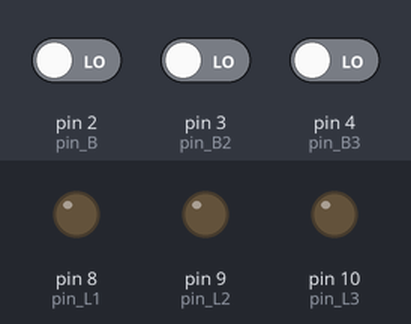
A sketch run on a simulated Arduino Uno, built with avr-gcc and run on an emulated ATmega328P. Shown: output pins drawn as LEDs (lit = HIGH). Inputs (shaded band) come from the test bench; at power-on: pin 2 (pin_B) LOW, pin 3 (pin_B2) LOW, pin 4 (pin_B3) LOW.

Above: at 1.2 s.
1.3 s: pin 2 (pin_B) driven HIGH
At 2.0 s:
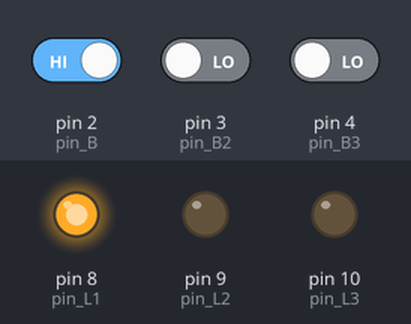
2.8 s: pin 3 (pin_B2) driven HIGH
At 3.2 s:
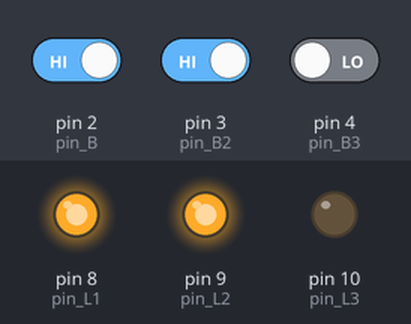
4.3 s: pin 4 (pin_B3) driven HIGH
At 5.5 s:
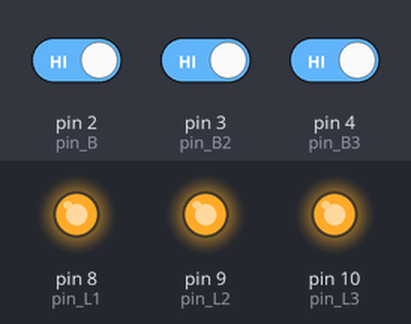
5.8 s: pin 2 (pin_B) driven LOW
At 6.7 s:
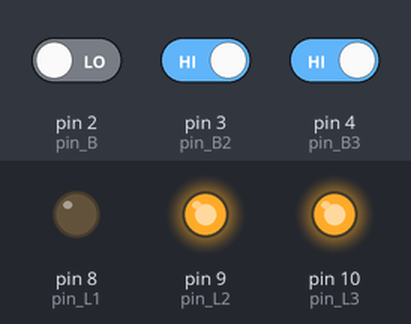
7.3 s: pin 3 (pin_B2) driven LOW
At 7.8 s:
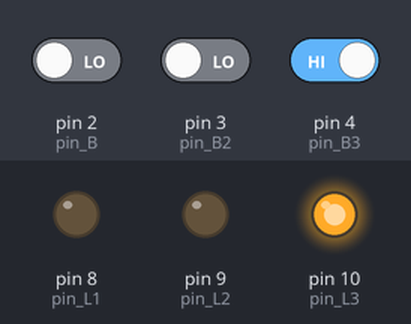
8.8 s: pin 2 (pin_B) driven HIGH
At 10.1 s:
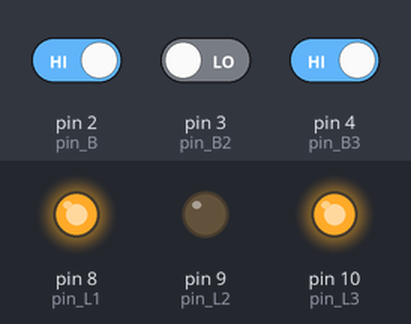
Timing chart, 0 to 11.3 s (numbered marks = the images above; inputs shaded):
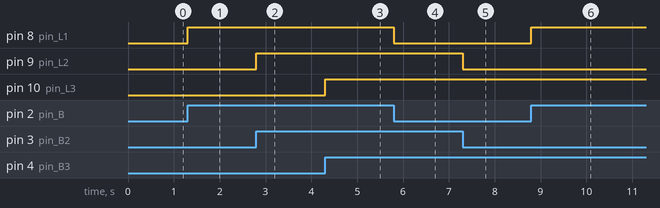

Measured:
- after the input at 1.3 s, pin 8 (pin_L1): LOW → HIGH at once
- after the input at 2.8 s, pin 9 (pin_L2): LOW → HIGH at once
- after the input at 4.3 s, pin 10 (pin_L3): LOW → HIGH at once
- after the input at 5.8 s, pin 8 (pin_L1): HIGH → LOW at once
- after the input at 7.3 s, pin 9 (pin_L2): HIGH → LOW at once
- after the input at 8.8 s, pin 8 (pin_L1): LOW → HIGH at once

The sketch:

atv1prova.ino
```cpp
const int pin_B = 2;
const int pin_B2 = 3;
const int pin_B3 = 4;
const int pin_L1 = 8;
const int pin_L2 = 9;
const int pin_L3 = 10;
//Declarando os pinos
void setup() {
pinMode(pin_B, INPUT);
pinMode(pin_B2, INPUT);
pinMode(pin_B3, INPUT);
pinMode(pin_L1, OUTPUT);
pinMode(pin_L2, OUTPUT);
pinMode(pin_L3, OUTPUT);
//Declarando entradas e saídas
}

void loop() {
bool B = digitalRead(pin_B);
bool B2 = digitalRead(pin_B2);
bool B3 = digitalRead(pin_B3);
//Declarando botões como bool, 1 ou 0, (verdadeiro ou falso)
if (B == 1){ //Se botão1 ligado, ligar Led1. Ao contrário: (else)
  digitalWrite(pin_L1, HIGH);
}
else{
  digitalWrite(pin_L1, LOW);
}
if (B2 == 1){ //Se botão2 ligado, ligar Led2. Ao contrário: (else)
  digitalWrite(pin_L2, HIGH);
}
else{
  digitalWrite(pin_L2, LOW);
}
if (B3 == 1){ //Se botão3 ligado, ligar Led3. Ao contrário: (else)
  digitalWrite(pin_L3, HIGH);
}
else{
    digitalWrite(pin_L3, LOW);
}
}
// Variáveis: L1 = Led 1 / L2 = Led 2 / L3 = Led3 / B = Botão1 / B2 = Botão2 / B3 = Botão3
```
